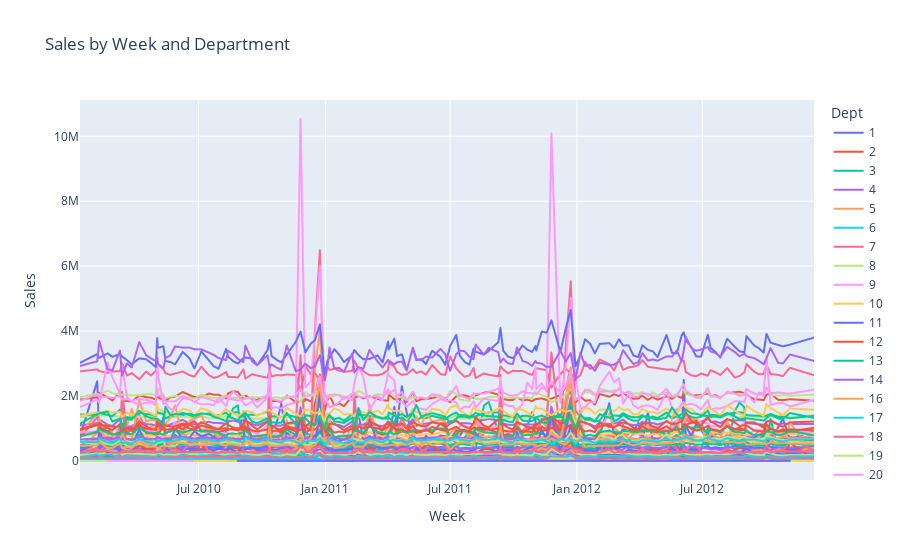

Notebook code for this chart:
### Markdown cell above
#### Look into the available timeseries

### Code cell
evaluateDept(df)

### Figure 1 — Plotly figure (JSON) as saved in the notebook; plotly's stock layout.template omitted (floating-point values rounded to 4 significant figures; data arrays with more than 128 entries replaced by an {"elided": "..."} marker saying what was removed)
{"data": [{"hovertemplate": "Dept=1<br>Week=%{x}<br>Sales=%{y}<extra></extra>", "legendgroup": "1", "line": {"color": "#636efa", "dash": "solid"}, "marker": {"symbol": "circle"}, "mode": "lines", "name": "1", "showlegend": true, "type": "scattergl", "x": {"elided": "143 str values"}, "xaxis": "x", "y": {"elided": "143 float values"}, "yaxis": "y"}, {"hovertemplate": "Dept=2<br>Week=%{x}<br>Sales=%{y}<extra></extra>", "legendgroup": "2", "line": {"color": "#EF553B", "dash": "solid"}, "marker": {"symbol": "circle"}, "mode": "lines", "name": "2", "showlegend": true, "type": "scattergl", "x": {"elided": "143 str values"}, "xaxis": "x", "y": {"elided": "143 float values"}, "yaxis": "y"}, {"hovertemplate": "Dept=3<br>Week=%{x}<br>Sales=%{y}<extra></extra>", "legendgroup": "3", "line": {"color": "#00cc96", "dash": "solid"}, "marker": {"symbol": "circle"}, "mode": "lines", "name": "3", "showlegend": true, "type": "scattergl", "x": {"elided": "143 str values"}, "xaxis": "x", "y": {"elided": "143 float values"}, "yaxis": "y"}, {"hovertemplate": "Dept=4<br>Week=%{x}<br>Sales=%{y}<extra></extra>", "legendgroup": "4", "line": {"color": "#ab63fa", "dash": "solid"}, "marker": {"symbol": "circle"}, "mode": "lines", "name": "4", "showlegend": true, "type": "scattergl", "x": {"elided": "143 str values"}, "xaxis": "x", "y": {"elided": "143 float values"}, "yaxis": "y"}, {"hovertemplate": "Dept=5<br>Week=%{x}<br>Sales=%{y}<extra></extra>", "legendgroup": "5", "line": {"color": "#FFA15A", "dash": "solid"}, "marker": {"symbol": "circle"}, "mode": "lines", "name": "5", "showlegend": true, "type": "scattergl", "x": {"elided": "143 str values"}, "xaxis": "x", "y": {"elided": "143 float values"}, "yaxis": "y"}, {"hovertemplate": "Dept=6<br>Week=%{x}<br>Sales=%{y}<extra></extra>", "legendgroup": "6", "line": {"color": "#19d3f3", "dash": "solid"}, "marker": {"symbol": "circle"}, "mode": "lines", "name": "6", "showlegend": true, "type": "scattergl", "x": {"elided": "143 str values"}, "xaxis": "x", "y": {"elided": "143 float values"}, "yaxis": "y"}, {"hovertemplate": "Dept=7<br>Week=%{x}<br>Sales=%{y}<extra></extra>", "legendgroup": "7", "line": {"color": "#FF6692", "dash": "solid"}, "marker": {"symbol": "circle"}, "mode": "lines", "name": "7", "showlegend": true, "type": "scattergl", "x": {"elided": "143 str values"}, "xaxis": "x", "y": {"elided": "143 float values"}, "yaxis": "y"}, {"hovertemplate": "Dept=8<br>Week=%{x}<br>Sales=%{y}<extra></extra>", "legendgroup": "8", "line": {"color": "#B6E880", "dash": "solid"}, "marker": {"symbol": "circle"}, "mode": "lines", "name": "8", "showlegend": true, "type": "scattergl", "x": {"elided": "143 str values"}, "xaxis": "x", "y": {"elided": "143 float values"}, "yaxis": "y"}, {"hovertemplate": "Dept=9<br>Week=%{x}<br>Sales=%{y}<extra></extra>", "legendgroup": "9", "line": {"color": "#FF97FF", "dash": "solid"}, "marker": {"symbol": "circle"}, "mode": "lines", "name": "9", "showlegend": true, "type": "scattergl", "x": {"elided": "143 str values"}, "xaxis": "x", "y": {"elided": "143 float values"}, "yaxis": "y"}, {"hovertemplate": "Dept=10<br>Week=%{x}<br>Sales=%{y}<extra></extra>", "legendgroup": "10", "line": {"color": "#FECB52", "dash": "solid"}, "marker": {"symbol": "circle"}, "mode": "lines", "name": "10", "showlegend": true, "type": "scattergl", "x": {"elided": "143 str values"}, "xaxis": "x", "y": {"elided": "143 float values"}, "yaxis": "y"}, {"hovertemplate": "Dept=11<br>Week=%{x}<br>Sales=%{y}<extra></extra>", "legendgroup": "11", "line": {"color": "#636efa", "dash": "solid"}, "marker": {"symbol": "circle"}, "mode": "lines", "name": "11", "showlegend": true, "type": "scattergl", "x": {"elided": "143 str values"}, "xaxis": "x", "y": {"elided": "143 float values"}, "yaxis": "y"}, {"hovertemplate": "Dept=12<br>Week=%{x}<br>Sales=%{y}<extra></extra>", "legendgroup": "12", "line": {"color": "#EF553B", "dash": "solid"}, "marker": {"symbol": "circle"}, "mode": "lines", "name": "12", "showlegend": true, "type": "scattergl", "x": {"elided": "143 str values"}, "xaxis": "x", "y": {"elided": "143 float values"}, "yaxis": "y"}, {"hovertemplate": "Dept=13<br>Week=%{x}<br>Sales=%{y}<extra></extra>", "legendgroup": "13", "line": {"color": "#00cc96", "dash": "solid"}, "marker": {"symbol": "circle"}, "mode": "lines", "name": "13", "showlegend": true, "type": "scattergl", "x": {"elided": "143 str values"}, "xaxis": "x", "y": {"elided": "143 float values"}, "yaxis": "y"}, {"hovertemplate": "Dept=14<br>Week=%{x}<br>Sales=%{y}<extra></extra>", "legendgroup": "14", "line": {"color": "#ab63fa", "dash": "solid"}, "marker": {"symbol": "circle"}, "mode": "lines", "name": "14", "showlegend": true, "type": "scattergl", "x": {"elided": "143 str values"}, "xaxis": "x", "y": {"elided": "143 float values"}, "yaxis": "y"}, {"hovertemplate": "Dept=16<br>Week=%{x}<br>Sales=%{y}<extra></extra>", "legendgroup": "16", "line": {"color": "#FFA15A", "dash": "solid"}, "marker": {"symbol": "circle"}, "mode": "lines", "name": "16", "showlegend": true, "type": "scattergl", "x": {"elided": "143 str values"}, "xaxis": "x", "y": {"elided": "143 float values"}, "yaxis": "y"}, {"hovertemplate": "Dept=17<br>Week=%{x}<br>Sales=%{y}<extra></extra>", "legendgroup": "17", "line": {"color": "#19d3f3", "dash": "solid"}, "marker": {"symbol": "circle"}, "mode": "lines", "name": "17", "showlegend": true, "type": "scattergl", "x": {"elided": "143 str values"}, "xaxis": "x", "y": {"elided": "143 float values"}, "yaxis": "y"}, {"hovertemplate": "Dept=18<br>Week=%{x}<br>Sales=%{y}<extra></extra>", "legendgroup": "18", "line": {"color": "#FF6692", "dash": "solid"}, "marker": {"symbol": "circle"}, "mode": "lines", "name": "18", "showlegend": true, "type": "scattergl", "x": {"elided": "143 str values"}, "xaxis": "x", "y": {"elided": "143 float values"}, "yaxis": "y"}, {"hovertemplate": "Dept=19<br>Week=%{x}<br>Sales=%{y}<extra></extra>", "legendgroup": "19", "line": {"color": "#B6E880", "dash": "solid"}, "marker": {"symbol": "circle"}, "mode": "lines", "name": "19", "showlegend": true, "type": "scattergl", "x": {"elided": "143 str values"}, "xaxis": "x", "y": {"elided": "143 float values"}, "yaxis": "y"}, {"hovertemplate": "Dept=20<br>Week=%{x}<br>Sales=%{y}<extra></extra>", "legendgroup": "20", "line": {"color": "#FF97FF", "dash": "solid"}, "marker": {"symbol": "circle"}, "mode": "lines", "name": "20", "showlegend": true, "type": "scattergl", "x": {"elided": "143 str values"}, "xaxis": "x", "y": {"elided": "143 float values"}, "yaxis": "y"}, {"hovertemplate": "Dept=21<br>Week=%{x}<br>Sales=%{y}<extra></extra>", "legendgroup": "21", "line": {"color": "#FECB52", "dash": "solid"}, "marker": {"symbol": "circle"}, "mode": "lines", "name": "21", "showlegend": true, "type": "scattergl", "x": {"elided": "143 str values"}, "xaxis": "x", "y": {"elided": "143 float values"}, "yaxis": "y"}, {"hovertemplate": "Dept=22<br>Week=%{x}<br>Sales=%{y}<extra></extra>", "legendgroup": "22", "line": {"color": "#636efa", "dash": "solid"}, "marker": {"symbol": "circle"}, "mode": "lines", "name": "22", "showlegend": true, "type": "scattergl", "x": {"elided": "143 str values"}, "xaxis": "x", "y": {"elided": "143 float values"}, "yaxis": "y"}, {"hovertemplate": "Dept=23<br>Week=%{x}<br>Sales=%{y}<extra></extra>", "legendgroup": "23", "line": {"color": "#EF553B", "dash": "solid"}, "marker": {"symbol": "circle"}, "mode": "lines", "name": "23", "showlegend": true, "type": "scattergl", "x": {"elided": "143 str values"}, "xaxis": "x", "y": {"elided": "143 float values"}, "yaxis": "y"}, {"hovertemplate": "Dept=24<br>Week=%{x}<br>Sales=%{y}<extra></extra>", "legendgroup": "24", "line": {"color": "#00cc96", "dash": "solid"}, "marker": {"symbol": "circle"}, "mode": "lines", "name": "24", "showlegend": true, "type": "scattergl", "x": {"elided": "143 str values"}, "xaxis": "x", "y": {"elided": "143 float values"}, "yaxis": "y"}, {"hovertemplate": "Dept=25<br>Week=%{x}<br>Sales=%{y}<extra></extra>", "legendgroup": "25", "line": {"color": "#ab63fa", "dash": "solid"}, "marker": {"symbol": "circle"}, "mode": "lines", "name": "25", "showlegend": true, "type": "scattergl", "x": {"elided": "143 str values"}, "xaxis": "x", "y": {"elided": "143 float values"}, "yaxis": "y"}, {"hovertemplate": "Dept=26<br>Week=%{x}<br>Sales=%{y}<extra></extra>", "legendgroup": "26", "line": {"color": "#FFA15A", "dash": "solid"}, "marker": {"symbol": "circle"}, "mode": "lines", "name": "26", "showlegend": true, "type": "scattergl", "x": {"elided": "143 str values"}, "xaxis": "x", "y": {"elided": "143 float values"}, "yaxis": "y"}, {"hovertemplate": "Dept=27<br>Week=%{x}<br>Sales=%{y}<extra></extra>", "legendgroup": "27", "line": {"color": "#19d3f3", "dash": "solid"}, "marker": {"symbol": "circle"}, "mode": "lines", "name": "27", "showlegend": true, "type": "scattergl", "x": {"elided": "143 str values"}, "xaxis": "x", "y": {"elided": "143 float values"}, "yaxis": "y"}, {"hovertemplate": "Dept=28<br>Week=%{x}<br>Sales=%{y}<extra></extra>", "legendgroup": "28", "line": {"color": "#FF6692", "dash": "solid"}, "marker": {"symbol": "circle"}, "mode": "lines", "name": "28", "showlegend": true, "type": "scattergl", "x": {"elided": "143 str values"}, "xaxis": "x", "y": {"elided": "143 float values"}, "yaxis": "y"}, {"hovertemplate": "Dept=29<br>Week=%{x}<br>Sales=%{y}<extra></extra>", "legendgroup": "29", "line": {"color": "#B6E880", "dash": "solid"}, "marker": {"symbol": "circle"}, "mode": "lines", "name": "29", "showlegend": true, "type": "scattergl", "x": {"elided": "143 str values"}, "xaxis": "x", "y": {"elided": "143 float values"}, "yaxis": "y"}, {"hovertemplate": "Dept=30<br>Week=%{x}<br>Sales=%{y}<extra></extra>", "legendgroup": "30", "line": {"color": "#FF97FF", "dash": "solid"}, "marker": {"symbol": "circle"}, "mode": "lines", "name": "30", "showlegend": true, "type": "scattergl", "x": {"elided": "143 str values"}, "xaxis": "x", "y": {"elided": "143 float values"}, "yaxis": "y"}, {"hovertemplate": "Dept=31<br>Week=%{x}<br>Sales=%{y}<extra></extra>", "legendgroup": "31", "line": {"color": "#FECB52", "dash": "solid"}, "marker": {"symbol": "circle"}, "mode": "lines", "name": "31", "showlegend": true, "type": "scattergl", "x": {"elided": "143 str values"}, "xaxis": "x", "y": {"elided": "143 float values"}, "yaxis": "y"}, {"hovertemplate": "Dept=32<br>Week=%{x}<br>Sales=%{y}<extra></extra>", "legendgroup": "32", "line": {"color": "#636efa", "dash": "solid"}, "marker": {"symbol": "circle"}, "mode": "lines", "name": "32", "showlegend": true, "type": "scattergl", "x": {"elided": "143 str values"}, "xaxis": "x", "y": {"elided": "143 float values"}, "yaxis": "y"}, {"hovertemplate": "Dept=33<br>Week=%{x}<br>Sales=%{y}<extra></extra>", "legendgroup": "33", "line": {"color": "#EF553B", "dash": "solid"}, "marker": {"symbol": "circle"}, "mode": "lines", "name": "33", "showlegend": true, "type": "scattergl", "x": {"elided": "143 str values"}, "xaxis": "x", "y": {"elided": "143 float values"}, "yaxis": "y"}, {"hovertemplate": "Dept=34<br>Week=%{x}<br>Sales=%{y}<extra></extra>", "legendgroup": "34", "line": {"color": "#00cc96", "dash": "solid"}, "marker": {"symbol": "circle"}, "mode": "lines", "name": "34", "showlegend": true, "type": "scattergl", "x": {"elided": "143 str values"}, "xaxis": "x", "y": {"elided": "143 float values"}, "yaxis": "y"}, {"hovertemplate": "Dept=35<br>Week=%{x}<br>Sales=%{y}<extra></extra>", "legendgroup": "35", "line": {"color": "#ab63fa", "dash": "solid"}, "marker": {"symbol": "circle"}, "mode": "lines", "name": "35", "showlegend": true, "type": "scattergl", "x": {"elided": "143 str values"}, "xaxis": "x", "y": {"elided": "143 float values"}, "yaxis": "y"}, {"hovertemplate": "Dept=36<br>Week=%{x}<br>Sales=%{y}<extra></extra>", "legendgroup": "36", "line": {"color": "#FFA15A", "dash": "solid"}, "marker": {"symbol": "circle"}, "mode": "lines", "name": "36", "showlegend": true, "type": "scattergl", "x": {"elided": "143 str values"}, "xaxis": "x", "y": {"elided": "143 float values"}, "yaxis": "y"}, {"hovertemplate": "Dept=37<br>Week=%{x}<br>Sales=%{y}<extra></extra>", "legendgroup": "37", "line": {"color": "#19d3f3", "dash": "solid"}, "marker": {"symbol": "circle"}, "mode": "lines", "name": "37", "showlegend": true, "type": "scattergl", "x": {"elided": "143 str values"}, "xaxis": "x", "y": {"elided": "143 float values"}, "yaxis": "y"}, {"hovertemplate": "Dept=38<br>Week=%{x}<br>Sales=%{y}<extra></extra>", "legendgroup": "38", "line": {"color": "#FF6692", "dash": "solid"}, "marker": {"symbol": "circle"}, "mode": "lines", "name": "38", "showlegend": true, "type": "scattergl", "x": {"elided": "143 str values"}, "xaxis": "x", "y": {"elided": "143 float values"}, "yaxis": "y"}, {"hovertemplate": "Dept=40<br>Week=%{x}<br>Sales=%{y}<extra></extra>", "legendgroup": "40", "line": {"color": "#B6E880", "dash": "solid"}, "marker": {"symbol": "circle"}, "mode": "lines", "name": "40", "showlegend": true, "type": "scattergl", "x": {"elided": "143 str values"}, "xaxis": "x", "y": {"elided": "143 float values"}, "yaxis": "y"}, {"hovertemplate": "Dept=41<br>Week=%{x}<br>Sales=%{y}<extra></extra>", "legendgroup": "41", "line": {"color": "#FF97FF", "dash": "solid"}, "marker": {"symbol": "circle"}, "mode": "lines", "name": "41", "showlegend": true, "type": "scattergl", "x": {"elided": "143 str values"}, "xaxis": "x", "y": {"elided": "143 float values"}, "yaxis": "y"}, {"hovertemplate": "Dept=42<br>Week=%{x}<br>Sales=%{y}<extra></extra>", "legendgroup": "42", "line": {"color": "#FECB52", "dash": "solid"}, "marker": {"symbol": "circle"}, "mode": "lines", "name": "42", "showlegend": true, "type": "scattergl", "x": {"elided": "143 str values"}, "xaxis": "x", "y": {"elided": "143 float values"}, "yaxis": "y"}, {"hovertemplate": "Dept=44<br>Week=%{x}<br>Sales=%{y}<extra></extra>", "legendgroup": "44", "line": {"color": "#636efa", "dash": "solid"}, "marker": {"symbol": "circle"}, "mode": "lines", "name": "44", "showlegend": true, "type": "scattergl", "x": {"elided": "143 str values"}, "xaxis": "x", "y": {"elided": "143 float values"}, "yaxis": "y"}, {"hovertemplate": "Dept=45<br>Week=%{x}<br>Sales=%{y}<extra></extra>", "legendgroup": "45", "line": {"color": "#EF553B", "dash": "solid"}, "marker": {"symbol": "circle"}, "mode": "lines", "name": "45", "showlegend": true, "type": "scattergl", "x": {"elided": "143 str values"}, "xaxis": "x", "y": {"elided": "143 float values"}, "yaxis": "y"}, {"hovertemplate": "Dept=46<br>Week=%{x}<br>Sales=%{y}<extra></extra>", "legendgroup": "46", "line": {"color": "#00cc96", "dash": "solid"}, "marker": {"symbol": "circle"}, "mode": "lines", "name": "46", "showlegend": true, "type": "scattergl", "x": {"elided": "143 str values"}, "xaxis": "x", "y": {"elided": "143 float values"}, "yaxis": "y"}, {"hovertemplate": "Dept=47<br>Week=%{x}<br>Sales=%{y}<extra></extra>", "legendgroup": "47", "line": {"color": "#ab63fa", "dash": "solid"}, "marker": {"symbol": "circle"}, "mode": "lines", "name": "47", "showlegend": true, "type": "scattergl", "x": {"elided": "138 str values"}, "xaxis": "x", "y": {"elided": "138 float values"}, "yaxis": "y"}, {"hovertemplate": "Dept=48<br>Week=%{x}<br>Sales=%{y}<extra></extra>", "legendgroup": "48", "line": {"color": "#FFA15A", "dash": "solid"}, "marker": {"symbol": "circle"}, "mode": "lines", "name": "48", "showlegend": true, "type": "scattergl", "x": {"elided": "143 str values"}, "xaxis": "x", "y": {"elided": "143 float values"}, "yaxis": "y"}, {"hovertemplate": "Dept=49<br>Week=%{x}<br>Sales=%{y}<extra></extra>", "legendgroup": "49", "line": {"color": "#19d3f3", "dash": "solid"}, "marker": {"symbol": "circle"}, "mode": "lines", "name": "49", "showlegend": true, "type": "scattergl", "x": {"elided": "143 str values"}, "xaxis": "x", "y": {"elided": "143 float values"}, "yaxis": "y"}, {"hovertemplate": "Dept=50<br>Week=%{x}<br>Sales=%{y}<extra></extra>", "legendgroup": "50", "line": {"color": "#FF6692", "dash": "solid"}, "marker": {"symbol": "circle"}, "mode": "lines", "name": "50", "showlegend": true, "type": "scattergl", "x": {"elided": "143 str values"}, "xaxis": "x", "y": {"elided": "143 float values"}, "yaxis": "y"}, {"hovertemplate": "Dept=51<br>Week=%{x}<br>Sales=%{y}<extra></extra>", "legendgroup": "51", "line": {"color": "#B6E880", "dash": "solid"}, "marker": {"symbol": "circle"}, "mode": "lines", "name": "51", "showlegend": true, "type": "scattergl", "x": {"elided": "131 str values"}, "xaxis": "x", "y": {"elided": "131 float values"}, "yaxis": "y"}, {"hovertemplate": "Dept=52<br>Week=%{x}<br>Sales=%{y}<extra></extra>", "legendgroup": "52", "line": {"color": "#FF97FF", "dash": "solid"}, "marker": {"symbol": "circle"}, "mode": "lines", "name": "52", "showlegend": true, "type": "scattergl", "x": {"elided": "143 str values"}, "xaxis": "x", "y": {"elided": "143 float values"}, "yaxis": "y"}, {"hovertemplate": "Dept=54<br>Week=%{x}<br>Sales=%{y}<extra></extra>", "legendgroup": "54", "line": {"color": "#FECB52", "dash": "solid"}, "marker": {"symbol": "circle"}, "mode": "lines", "name": "54", "showlegend": true, "type": "scattergl", "x": {"elided": "143 str values"}, "xaxis": "x", "y": {"elided": "143 float values"}, "yaxis": "y"}, {"hovertemplate": "Dept=55<br>Week=%{x}<br>Sales=%{y}<extra></extra>", "legendgroup": "55", "line": {"color": "#636efa", "dash": "solid"}, "marker": {"symbol": "circle"}, "mode": "lines", "name": "55", "showlegend": true, "type": "scattergl", "x": {"elided": "143 str values"}, "xaxis": "x", "y": {"elided": "143 float values"}, "yaxis": "y"}, {"hovertemplate": "Dept=56<br>Week=%{x}<br>Sales=%{y}<extra></extra>", "legendgroup": "56", "line": {"color": "#EF553B", "dash": "solid"}, "marker": {"symbol": "circle"}, "mode": "lines", "name": "56", "showlegend": true, "type": "scattergl", "x": {"elided": "143 str values"}, "xaxis": "x", "y": {"elided": "143 float values"}, "yaxis": "y"}, {"hovertemplate": "Dept=58<br>Week=%{x}<br>Sales=%{y}<extra></extra>", "legendgroup": "58", "line": {"color": "#00cc96", "dash": "solid"}, "marker": {"symbol": "circle"}, "mode": "lines", "name": "58", "showlegend": true, "type": "scattergl", "x": {"elided": "143 str values"}, "xaxis": "x", "y": {"elided": "143 float values"}, "yaxis": "y"}, {"hovertemplate": "Dept=59<br>Week=%{x}<br>Sales=%{y}<extra></extra>", "legendgroup": "59", "line": {"color": "#ab63fa", "dash": "solid"}, "marker": {"symbol": "circle"}, "mode": "lines", "name": "59", "showlegend": true, "type": "scattergl", "x": {"elided": "143 str values"}, "xaxis": "x", "y": {"elided": "143 float values"}, "yaxis": "y"}, {"hovertemplate": "Dept=60<br>Week=%{x}<br>Sales=%{y}<extra></extra>", "legendgroup": "60", "line": {"color": "#FFA15A", "dash": "solid"}, "marker": {"symbol": "circle"}, "mode": "lines", "name": "60", "showlegend": true, "type": "scattergl", "x": {"elided": "143 str values"}, "xaxis": "x", "y": {"elided": "143 float values"}, "yaxis": "y"}, {"hovertemplate": "Dept=65<br>Week=%{x}<br>Sales=%{y}<extra></extra>", "legendgroup": "65", "line": {"color": "#19d3f3", "dash": "solid"}, "marker": {"symbol": "circle"}, "mode": "lines", "name": "65", "showlegend": true, "type": "scattergl", "x": {"elided": "143 str values"}, "xaxis": "x", "y": {"elided": "143 float values"}, "yaxis": "y"}, {"hovertemplate": "Dept=67<br>Week=%{x}<br>Sales=%{y}<extra></extra>", "legendgroup": "67", "line": {"color": "#FF6692", "dash": "solid"}, "marker": {"symbol": "circle"}, "mode": "lines", "name": "67", "showlegend": true, "type": "scattergl", "x": {"elided": "143 str values"}, "xaxis": "x", "y": {"elided": "143 float values"}, "yaxis": "y"}, {"hovertemplate": "Dept=71<br>Week=%{x}<br>Sales=%{y}<extra></extra>", "legendgroup": "71", "line": {"color": "#B6E880", "dash": "solid"}, "marker": {"symbol": "circle"}, "mode": "lines", "name": "71", "showlegend": true, "type": "scattergl", "x": {"elided": "143 str values"}, "xaxis": "x", "y": {"elided": "143 float values"}, "yaxis": "y"}, {"hovertemplate": "Dept=72<br>Week=%{x}<br>Sales=%{y}<extra></extra>", "legendgroup": "72", "line": {"color": "#FF97FF", "dash": "solid"}, "marker": {"symbol": "circle"}, "mode": "lines", "name": "72", "showlegend": true, "type": "scattergl", "x": {"elided": "143 str values"}, "xaxis": "x", "y": {"elided": "143 float values"}, "yaxis": "y"}, {"hovertemplate": "Dept=74<br>Week=%{x}<br>Sales=%{y}<extra></extra>", "legendgroup": "74", "line": {"color": "#FECB52", "dash": "solid"}, "marker": {"symbol": "circle"}, "mode": "lines", "name": "74", "showlegend": true, "type": "scattergl", "x": {"elided": "143 str values"}, "xaxis": "x", "y": {"elided": "143 float values"}, "yaxis": "y"}, {"hovertemplate": "Dept=78<br>Week=%{x}<br>Sales=%{y}<extra></extra>", "legendgroup": "78", "line": {"color": "#636efa", "dash": "solid"}, "marker": {"symbol": "circle"}, "mode": "lines", "name": "78", "showlegend": true, "type": "scattergl", "x": ["2010-01-10T00:00:00", "2010-02-04T00:00:00", "2010-02-07T00:00:00", "2010-02-19T00:00:00", "2010-02-26T00:00:00", "2010-03-09T00:00:00", "2010-03-19T00:00:00", "2010-03-26T00:00:00", "2010-04-06T00:00:00", "2010-04-16T00:00:00", "2010-04-23T00:00:00", "2010-04-30T00:00:00", "2010-05-02T00:00:00", "2010-05-03T00:00:00", "2010-05-14T00:00:00", "2010-05-21T00:00:00", "2010-05-28T00:00:00", "2010-06-08T00:00:00", "2010-06-18T00:00:00", "2010-06-25T00:00:00", "2010-07-05T00:00:00", "2010-07-16T00:00:00", "2010-07-23T00:00:00", "2010-08-13T00:00:00", "2010-09-04T00:00:00", "2010-09-07T00:00:00", "2010-09-17T00:00:00", "2010-09-24T00:00:00", "2010-10-09T00:00:00", "2010-11-06T00:00:00", "2010-12-02T00:00:00", "2010-12-03T00:00:00", "2010-12-11T00:00:00", "2011-02-09T00:00:00", "2011-02-12T00:00:00", "2011-03-06T00:00:00", "2011-03-25T00:00:00", "2011-04-11T00:00:00", "2011-05-08T00:00:00", "2011-05-27T00:00:00", "2011-07-10T00:00:00", "2011-07-15T00:00:00", "2011-07-29T00:00:00", "2011-08-19T00:00:00", "2011-08-26T00:00:00", "2011-09-09T00:00:00", "2011-09-16T00:00:00", "2011-09-23T00:00:00", "2011-09-30T00:00:00", "2011-10-14T00:00:00", "2011-10-21T00:00:00", "2011-10-28T00:00:00", "2011-11-11T00:00:00", "2011-11-18T00:00:00", "2011-11-25T00:00:00", "2011-12-08T00:00:00", "2011-12-23T00:00:00", "2011-12-30T00:00:00", "2012-01-13T00:00:00", "2012-01-20T00:00:00", "2012-01-27T00:00:00", "2012-02-03T00:00:00", "2012-02-17T00:00:00", "2012-03-02T00:00:00", "2012-03-16T00:00:00", "2012-03-23T00:00:00", "2012-04-05T00:00:00", "2012-04-13T00:00:00", "2012-04-20T00:00:00", "2012-05-18T00:00:00", "2012-06-01T00:00:00", "2012-06-04T00:00:00", "2012-06-15T00:00:00", "2012-06-22T00:00:00", "2012-06-29T00:00:00", "2012-07-09T00:00:00", "2012-07-20T00:00:00", "2012-07-27T00:00:00", "2012-08-06T00:00:00", "2012-09-03T00:00:00", "2012-10-02T00:00:00", "2012-11-05T00:00:00"], "xaxis": "x", "y": [0, 54, 6, 41, 72, 5, 15, 57.87, 24, 51, 41, 55, 123, 29, 60, 22, 72, -5, -7, -11, 79, 12, 12, 13, 48, 16, -2, 7, 15, 24, 93, 65.8, 0, 29.88, 9.88, 1, 0, 9.88, 159.8, -2, -10, 1, 60.12, 19.88, 40, -12.88, 10, 10, 0, 12.88, -22.76, -22.76, 9.88, 9.88, -3, 69.88, 7, 10, -19.76, -12.88, 38.64, 5, 7, 12.88, 1, 8, 40, 7, 7, 18, 2, 3, 3, 3, 6, 3, 3, 6, -1, 10, 64.64, 15], "yaxis": "y"}, {"hovertemplate": "Dept=79<br>Week=%{x}<br>Sales=%{y}<extra></extra>", "legendgroup": "79", "line": {"color": "#EF553B", "dash": "solid"}, "marker": {"symbol": "circle"}, "mode": "lines", "name": "79", "showlegend": true, "type": "scattergl", "x": {"elided": "143 str values"}, "xaxis": "x", "y": {"elided": "143 float values"}, "yaxis": "y"}, {"hovertemplate": "Dept=80<br>Week=%{x}<br>Sales=%{y}<extra></extra>", "legendgroup": "80", "line": {"color": "#00cc96", "dash": "solid"}, "marker": {"symbol": "circle"}, "mode": "lines", "name": "80", "showlegend": true, "type": "scattergl", "x": {"elided": "143 str values"}, "xaxis": "x", "y": {"elided": "143 float values"}, "yaxis": "y"}, {"hovertemplate": "Dept=81<br>Week=%{x}<br>Sales=%{y}<extra></extra>", "legendgroup": "81", "line": {"color": "#ab63fa", "dash": "solid"}, "marker": {"symbol": "circle"}, "mode": "lines", "name": "81", "showlegend": true, "type": "scattergl", "x": {"elided": "143 str values"}, "xaxis": "x", "y": {"elided": "143 float values"}, "yaxis": "y"}, {"hovertemplate": "Dept=82<br>Week=%{x}<br>Sales=%{y}<extra></extra>", "legendgroup": "82", "line": {"color": "#FFA15A", "dash": "solid"}, "marker": {"symbol": "circle"}, "mode": "lines", "name": "82", "showlegend": true, "type": "scattergl", "x": {"elided": "143 str values"}, "xaxis": "x", "y": {"elided": "143 float values"}, "yaxis": "y"}, {"hovertemplate": "Dept=83<br>Week=%{x}<br>Sales=%{y}<extra></extra>", "legendgroup": "83", "line": {"color": "#19d3f3", "dash": "solid"}, "marker": {"symbol": "circle"}, "mode": "lines", "name": "83", "showlegend": true, "type": "scattergl", "x": {"elided": "143 str values"}, "xaxis": "x", "y": {"elided": "143 float values"}, "yaxis": "y"}, {"hovertemplate": "Dept=85<br>Week=%{x}<br>Sales=%{y}<extra></extra>", "legendgroup": "85", "line": {"color": "#FF6692", "dash": "solid"}, "marker": {"symbol": "circle"}, "mode": "lines", "name": "85", "showlegend": true, "type": "scattergl", "x": {"elided": "143 str values"}, "xaxis": "x", "y": {"elided": "143 float values"}, "yaxis": "y"}, {"hovertemplate": "Dept=87<br>Week=%{x}<br>Sales=%{y}<extra></extra>", "legendgroup": "87", "line": {"color": "#B6E880", "dash": "solid"}, "marker": {"symbol": "circle"}, "mode": "lines", "name": "87", "showlegend": true, "type": "scattergl", "x": {"elided": "143 str values"}, "xaxis": "x", "y": {"elided": "143 float values"}, "yaxis": "y"}, {"hovertemplate": "Dept=90<br>Week=%{x}<br>Sales=%{y}<extra></extra>", "legendgroup": "90", "line": {"color": "#FF97FF", "dash": "solid"}, "marker": {"symbol": "circle"}, "mode": "lines", "name": "90", "showlegend": true, "type": "scattergl", "x": {"elided": "143 str values"}, "xaxis": "x", "y": {"elided": "143 float values"}, "yaxis": "y"}, {"hovertemplate": "Dept=91<br>Week=%{x}<br>Sales=%{y}<extra></extra>", "legendgroup": "91", "line": {"color": "#FECB52", "dash": "solid"}, "marker": {"symbol": "circle"}, "mode": "lines", "name": "91", "showlegend": true, "type": "scattergl", "x": {"elided": "143 str values"}, "xaxis": "x", "y": {"elided": "143 float values"}, "yaxis": "y"}, {"hovertemplate": "Dept=92<br>Week=%{x}<br>Sales=%{y}<extra></extra>", "legendgroup": "92", "line": {"color": "#636efa", "dash": "solid"}, "marker": {"symbol": "circle"}, "mode": "lines", "name": "92", "showlegend": true, "type": "scattergl", "x": {"elided": "143 str values"}, "xaxis": "x", "y": {"elided": "143 float values"}, "yaxis": "y"}, {"hovertemplate": "Dept=93<br>Week=%{x}<br>Sales=%{y}<extra></extra>", "legendgroup": "93", "line": {"color": "#EF553B", "dash": "solid"}, "marker": {"symbol": "circle"}, "mode": "lines", "name": "93", "showlegend": true, "type": "scattergl", "x": {"elided": "143 str values"}, "xaxis": "x", "y": {"elided": "143 float values"}, "yaxis": "y"}, {"hovertemplate": "Dept=94<br>Week=%{x}<br>Sales=%{y}<extra></extra>", "legendgroup": "94", "line": {"color": "#00cc96", "dash": "solid"}, "marker": {"symbol": "circle"}, "mode": "lines", "name": "94", "showlegend": true, "type": "scattergl", "x": {"elided": "143 str values"}, "xaxis": "x", "y": {"elided": "143 float values"}, "yaxis": "y"}, {"hovertemplate": "Dept=95<br>Week=%{x}<br>Sales=%{y}<extra></extra>", "legendgroup": "95", "line": {"color": "#ab63fa", "dash": "solid"}, "marker": {"symbol": "circle"}, "mode": "lines", "name": "95", "showlegend": true, "type": "scattergl", "x": {"elided": "143 str values"}, "xaxis": "x", "y": {"elided": "143 float values"}, "yaxis": "y"}, {"hovertemplate": "Dept=96<br>Week=%{x}<br>Sales=%{y}<extra></extra>", "legendgroup": "96", "line": {"color": "#FFA15A", "dash": "solid"}, "marker": {"symbol": "circle"}, "mode": "lines", "name": "96", "showlegend": true, "type": "scattergl", "x": {"elided": "143 str values"}, "xaxis": "x", "y": {"elided": "143 float values"}, "yaxis": "y"}, {"hovertemplate": "Dept=97<br>Week=%{x}<br>Sales=%{y}<extra></extra>", "legendgroup": "97", "line": {"color": "#19d3f3", "dash": "solid"}, "marker": {"symbol": "circle"}, "mode": "lines", "name": "97", "showlegend": true, "type": "scattergl", "x": {"elided": "143 str values"}, "xaxis": "x", "y": {"elided": "143 float values"}, "yaxis": "y"}, {"hovertemplate": "Dept=98<br>Week=%{x}<br>Sales=%{y}<extra></extra>", "legendgroup": "98", "line": {"color": "#FF6692", "dash": "solid"}, "marker": {"symbol": "circle"}, "mode": "lines", "name": "98", "showlegend": true, "type": "scattergl", "x": {"elided": "143 str values"}, "xaxis": "x", "y": {"elided": "143 float values"}, "yaxis": "y"}, {"hovertemplate": "Dept=99<br>Week=%{x}<br>Sales=%{y}<extra></extra>", "legendgroup": "99", "line": {"color": "#B6E880", "dash": "solid"}, "marker": {"symbol": "circle"}, "mode": "lines", "name": "99", "showlegend": true, "type": "scattergl", "x": ["2010-01-10T00:00:00", "2010-02-04T00:00:00", "2010-02-07T00:00:00", "2010-02-19T00:00:00", "2010-03-09T00:00:00", "2010-03-19T00:00:00", "2010-03-26T00:00:00", "2010-04-16T00:00:00", "2010-04-23T00:00:00", "2010-05-02T00:00:00", "2010-05-03T00:00:00", "2010-06-25T00:00:00", "2010-07-16T00:00:00", "2010-07-30T00:00:00", "2010-09-04T00:00:00", "2010-09-07T00:00:00", "2010-09-24T00:00:00", "2010-10-12T00:00:00", "2010-10-22T00:00:00", "2010-11-06T00:00:00", "2010-12-02T00:00:00", "2010-12-17T00:00:00", "2010-12-24T00:00:00", "2011-01-04T00:00:00", "2011-02-09T00:00:00", "2011-02-12T00:00:00", "2011-03-06T00:00:00", "2011-04-03T00:00:00", "2011-04-15T00:00:00", "2011-04-22T00:00:00", "2011-05-13T00:00:00", "2011-05-20T00:00:00", "2011-06-05T00:00:00", "2011-06-17T00:00:00", "2011-06-24T00:00:00", "2011-07-10T00:00:00", "2011-07-15T00:00:00", "2011-08-04T00:00:00", "2011-08-19T00:00:00", "2011-08-26T00:00:00", "2011-09-09T00:00:00", "2011-09-12T00:00:00", "2011-09-16T00:00:00", "2011-10-06T00:00:00", "2011-10-14T00:00:00", "2011-10-21T00:00:00", "2011-10-28T00:00:00", "2011-11-03T00:00:00", "2011-11-11T00:00:00", "2011-11-18T00:00:00", "2011-11-25T00:00:00", "2011-12-16T00:00:00", "2011-12-23T00:00:00", "2011-12-30T00:00:00", "2012-01-06T00:00:00", "2012-01-20T00:00:00", "2012-01-27T00:00:00", "2012-02-03T00:00:00", "2012-02-17T00:00:00", "2012-02-24T00:00:00", "2012-03-02T00:00:00", "2012-03-08T00:00:00", "2012-03-16T00:00:00", "2012-03-23T00:00:00", "2012-04-05T00:00:00", "2012-04-13T00:00:00", "2012-04-20T00:00:00", "2012-05-10T00:00:00", "2012-05-18T00:00:00", "2012-05-25T00:00:00", "2012-06-01T00:00:00", "2012-06-04T00:00:00", "2012-06-07T00:00:00", "2012-06-15T00:00:00", "2012-06-22T00:00:00", "2012-06-29T00:00:00", "2012-07-09T00:00:00", "2012-07-13T00:00:00", "2012-07-20T00:00:00", "2012-07-27T00:00:00", "2012-08-06T00:00:00", "2012-08-17T00:00:00", "2012-08-24T00:00:00", "2012-08-31T00:00:00", "2012-09-03T00:00:00", "2012-09-14T00:00:00", "2012-09-21T00:00:00", "2012-09-28T00:00:00", "2012-10-02T00:00:00", "2012-10-08T00:00:00", "2012-10-19T00:00:00", "2012-10-26T00:00:00", "2012-11-05T00:00:00", "2012-12-10T00:00:00"], "xaxis": "x", "y": [-9, 20, 0.01, 8.99, 9.52, 12, 15.61, 8.97, 0.01, 0.03, 0.03, 22.64, 1.88, 7, 0.01, 10.28, 194.2, -4.38, 0.01, 0.03, 0.01, 6, -147, 300, 2580.0, 49.5, -15, 8350, 275.0, 181, 990, 3.5, 1160, 2200, 300, 20.02, 0.01, 175, 10510.0, 1860, 1740, 17460.0, -29.97, 0.01, 0.02, 0.01, 0.01, 1680, 925.0, 50.04, 77280.0, 65345, 63260.0, 6460.0, 29.9, 43.3, 28, 790.0, 14840.0, 400.0, 5980, 1821.0, 0.02, 1.01, 7400.0, 386.1, 1.9, 11590.0, -11.99, 32.44, 50, 1553.0, 210.3, 4135.0, 800, 0, 234.0, 61.43, 151.0, 120.5, 2405.0, 411.2, 3091.0, 611.1, 320.0, 31.16, 119.8, 0.01, 33560.0, 510.3, 0.03, 41.89, 1105, 2025.0], "yaxis": "y"}, {"hovertemplate": "Dept=39<br>Week=%{x}<br>Sales=%{y}<extra></extra>", "legendgroup": "39", "line": {"color": "#FF97FF", "dash": "solid"}, "marker": {"symbol": "circle"}, "mode": "lines", "name": "39", "showlegend": true, "type": "scattergl", "x": ["2010-02-19T00:00:00", "2010-02-26T00:00:00", "2010-03-19T00:00:00", "2010-05-03T00:00:00", "2010-05-14T00:00:00", "2010-10-12T00:00:00", "2011-12-23T00:00:00", "2012-05-10T00:00:00", "2012-07-09T00:00:00", "2012-08-31T00:00:00", "2012-09-14T00:00:00", "2012-09-21T00:00:00", "2012-09-28T00:00:00", "2012-10-19T00:00:00", "2012-10-26T00:00:00", "2012-12-10T00:00:00"], "xaxis": "x", "y": [0.78, 7.02, 0.78, 0.78, 28, 1.56, 1.98, 13.41, 13.41, 4.47, 20.86, 20.86, 11.92, 8.94, 28.31, 14.9], "yaxis": "y"}, {"hovertemplate": "Dept=77<br>Week=%{x}<br>Sales=%{y}<extra></extra>", "legendgroup": "77", "line": {"color": "#FECB52", "dash": "solid"}, "marker": {"symbol": "circle"}, "mode": "lines", "name": "77", "showlegend": true, "type": "scattergl", "x": ["2010-06-25T00:00:00", "2011-01-04T00:00:00", "2011-01-14T00:00:00", "2011-01-21T00:00:00", "2011-01-28T00:00:00", "2011-02-12T00:00:00", "2011-04-15T00:00:00", "2011-09-09T00:00:00", "2011-09-12T00:00:00", "2011-11-11T00:00:00", "2011-11-25T00:00:00", "2011-12-16T00:00:00", "2011-12-23T00:00:00", "2011-12-30T00:00:00", "2012-01-06T00:00:00", "2012-01-13T00:00:00", "2012-01-20T00:00:00", "2012-01-27T00:00:00", "2012-02-03T00:00:00", "2012-02-17T00:00:00", "2012-02-24T00:00:00", "2012-03-02T00:00:00", "2012-03-16T00:00:00", "2012-03-23T00:00:00", "2012-03-30T00:00:00", "2012-04-13T00:00:00", "2012-04-20T00:00:00", "2012-05-18T00:00:00", "2012-08-17T00:00:00", "2012-08-31T00:00:00", "2012-09-03T00:00:00", "2012-10-02T00:00:00", "2012-10-26T00:00:00", "2012-11-05T00:00:00", "2012-12-10T00:00:00"], "xaxis": "x", "y": [7.97, 9.96, -14.14, -9.96, -20.97, 5777.0, -29.97, 9.65, 1940, -10.04, 27866, 2136, 2771.0, 357.1, 8.44, 402, 396, 783.5, 700, 1277.0, -8.27, 286.9, 554, 382.9, 340.0, 175, 350, 473, -175, 3.08, 761.0, 1544.0, -21.63, 198, 125], "yaxis": "y"}, {"hovertemplate": "Dept=43<br>Week=%{x}<br>Sales=%{y}<extra></extra>", "legendgroup": "43", "line": {"color": "#636efa", "dash": "solid"}, "marker": {"symbol": "circle"}, "mode": "lines", "name": "43", "showlegend": true, "type": "scattergl", "x": ["2010-08-27T00:00:00", "2010-09-04T00:00:00", "2010-12-02T00:00:00", "2011-02-12T00:00:00", "2011-03-18T00:00:00", "2011-07-22T00:00:00", "2012-01-13T00:00:00", "2012-01-20T00:00:00", "2012-02-03T00:00:00", "2012-02-24T00:00:00", "2012-06-01T00:00:00", "2012-11-05T00:00:00"], "xaxis": "x", "y": [0.5, 1, 0.25, 1.07, 3, 3, 2.5, 0.5, 0.5, 0.5, 1, 0.5], "yaxis": "y"}], "layout": {"legend": {"title": {"text": "Dept"}, "tracegroupgap": 0}, "title": {"text": "Sales by Week and Department"}, "xaxis": {"anchor": "y", "domain": [0, 1], "title": {"text": "Week"}}, "yaxis": {"anchor": "x", "domain": [0, 1], "title": {"text": "Sales"}}}}
